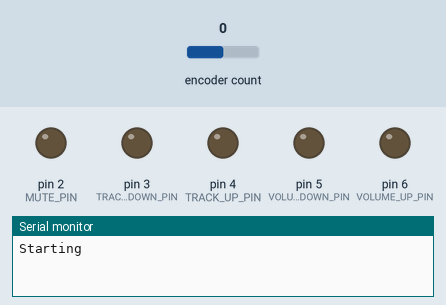
A program run on a simulated Arduino Nano, built with avr-gcc and run on an emulated ATmega328P. Parts: output pins drawn as LEDs (lit = HIGH), the last lines printed to the serial monitor. Inputs (shaded band) come from the test bench; at power-on: encoder count 0.

Above: at 1.2 s.
1.3 s: encoder count set to 1
At 1.47 s:
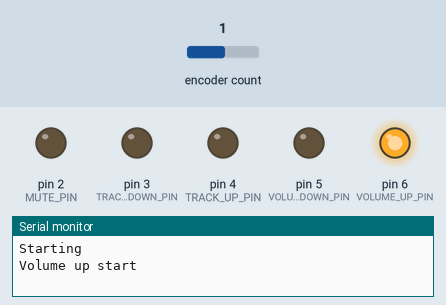
3.1 s: encoder count set to 0
At 3.27 s:
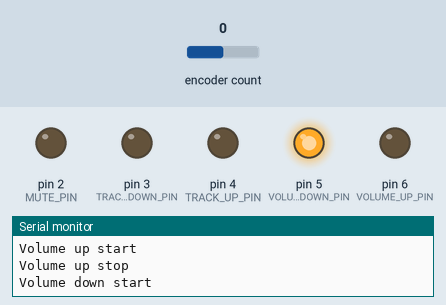
Timing chart, 0 to 6.1 s (numbered marks = the images above; inputs shaded):
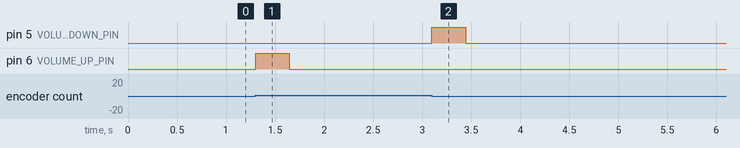

Measured:
- after the input at 1.3 s, pin 6 (VOLUME_UP_PIN): LOW → HIGH at once, → LOW 0.35 s later
- after the input at 3.1 s, pin 5 (VOLUME_DOWN_PIN): LOW → HIGH at once, → LOW 0.34 s later

The program:

main.cpp
```cpp
#include "Arduino.h"

#include "defines.h"

#include "Radio.h"
#include "RotaryEncoder.h"

RotaryEncoder encoder(ENCODER_PIN_A, ENCODER_PIN_B, RotaryEncoder::LatchMode::FOUR3);
Radio radio(VOLUME_UP_PIN, VOLUME_DOWN_PIN, TRACK_UP_PIN, TRACK_DOWN_PIN, MUTE_PIN);

void setup() {
    Serial.begin(115200);

    Serial.println("Starting");
}

int t, buttonTime, buttonActive;
RotaryEncoder::Direction currentDirection;

void loop() {
    encoder.tick();

    RotaryEncoder::Direction direction = encoder.getDirection();
    bool buttonState = digitalRead(ENCODER_PIN_A);

    if (direction == RotaryEncoder::Direction::NOROTATION && buttonState) {
        if (buttonTime > 1) {
            buttonTime--;
        } else if (buttonTime == 1) {
            buttonActive = 2000;
        }
        buttonTime = 200;
    }

    if (t > 300 || direction != RotaryEncoder::Direction::NOROTATION) {
        t = 0;
        if (currentDirection != direction) {
            if (direction == RotaryEncoder::Direction::CLOCKWISE) {
                if (buttonActive > 0) {
                    radio.trackUp();
                } else {
                    if (currentDirection == RotaryEncoder::Direction::COUNTERCLOCKWISE) {
                        radio.volumeDownStop();
                    }
                    currentDirection = direction;
                    radio.volumeUpStart();
                }
            } else if (direction == RotaryEncoder::Direction::COUNTERCLOCKWISE) {
                if (buttonActive > 0) {
                    radio.trackDown();
                } else {
                    if (currentDirection == RotaryEncoder::Direction::CLOCKWISE) {
                        radio.volumeUpStop();
                    }
                    currentDirection = direction;
                    radio.volumeDownStart();
                }
            } else {
                if (currentDirection == RotaryEncoder::Direction::CLOCKWISE) {
                    radio.volumeUpStop();
                    currentDirection = RotaryEncoder::Direction::NOROTATION;
                } else if (currentDirection == RotaryEncoder::Direction::COUNTERCLOCKWISE) {
                    radio.volumeDownStop();
                    currentDirection = RotaryEncoder::Direction::NOROTATION;
                }
            }
        }
    }

    if (buttonActive > 0) {
        buttonActive--;
    }

    t++;
    delay(1);
}
```

Radio.h
```cpp
//
// Created by paulm on 11.06.2024.
//

#ifndef AUTORADIO_RADIO_H
#define AUTORADIO_RADIO_H

#include "Arduino.h"

#include "defines.h"

class Radio {
private:
    int volumeUpPin;
    int volumeDownPin;
    int trackUpPin;
    int trackDownPin;
    int mutePin;
    bool muted;
public:
    Radio(int volumeUpPin, int volumeDownPin, int trackUpPin, int trackDownPin, int mutePin);

    void volumeUpStart() const;

    void volumeUpStop() const;

    void volumeDownStart() const;

    void volumeDownStop() const;

    void volumeUp() const;

    void volumeDown() const;

    void trackUp() const;

    void trackDown() const;

    void mute();

    void unmute();

    void setMute(bool mute);

    [[nodiscard]] bool isMuted() const;
};


#endif //AUTORADIO_RADIO_H
```

defines.h
```cpp
//
// Created by paulm on 11.06.2024.
//

#ifndef AUTORADIO_DEFINES_H
#define AUTORADIO_DEFINES_H

#define VOLUME_UP_PIN 6
#define VOLUME_DOWN_PIN 5

#define TRACK_UP_PIN 4
#define TRACK_DOWN_PIN 3

#define MUTE_PIN 2

#define ENCODER_PIN_A 10
#define ENCODER_PIN_B 9
#define ENCODER_PIN_SW 8

#endif //AUTORADIO_DEFINES_H
```

Radio.cpp
```cpp
//
// Created by paulm on 11.06.2024.
//

#include "Radio.h"

Radio::Radio(int volumeUpPin, int volumeDownPin, int trackUpPin, int trackDownPin, int mutePin) {
    this->volumeUpPin = volumeUpPin;
    this->volumeDownPin = volumeDownPin;
    this->trackUpPin = trackUpPin;
    this->trackDownPin = trackDownPin;
    this->mutePin = mutePin;
    this->muted = false;

    pinMode(volumeUpPin, OUTPUT);
    pinMode(volumeDownPin, OUTPUT);
    pinMode(trackUpPin, OUTPUT);
    pinMode(trackDownPin, OUTPUT);
    pinMode(mutePin, OUTPUT);

    digitalWrite(volumeUpPin, LOW);
    digitalWrite(volumeDownPin, LOW);
    digitalWrite(trackUpPin, LOW);
    digitalWrite(trackDownPin, LOW);
    digitalWrite(mutePin, LOW);
}

void Radio::volumeUpStart() const {
    Serial.println("Volume up start");
    digitalWrite(volumeUpPin, HIGH);
}

void Radio::volumeUpStop() const {
    Serial.println("Volume up stop");
    digitalWrite(volumeUpPin, LOW);
}

void Radio::volumeUp() const {
    volumeUpStart();
    delay(100);
    volumeUpStop();
}

void Radio::volumeDownStart() const {
    Serial.println("Volume down start");
    digitalWrite(volumeDownPin, HIGH);
}

void Radio::volumeDownStop() const {
    Serial.println("Volume down stop");
    digitalWrite(volumeDownPin, LOW);
}

void Radio::volumeDown() const {
    volumeDownStart();
    delay(100);
    volumeDownStop();
}

void Radio::trackUp() const {
    Serial.println("Track up");
    digitalWrite(trackUpPin, HIGH);
    delay(100);
    digitalWrite(trackUpPin, LOW);
}

void Radio::trackDown() const {
    Serial.println("Track down");
    digitalWrite(trackDownPin, HIGH);
    delay(100);
    digitalWrite(trackDownPin, LOW);
}

void Radio::mute() {
    if (muted) {
        return;
    }
    Serial.println("Mute");
    digitalWrite(mutePin, HIGH);
    delay(100);
    digitalWrite(mutePin, LOW);
    muted = true;
}

void Radio::unmute() {
    if (!muted) {
        return;
    }
    Serial.println("Unmute");
    digitalWrite(mutePin, HIGH);
    delay(100);
    digitalWrite(mutePin, LOW);
    muted = false;
}

void Radio::setMute(bool state) {
    if (state) {
        mute();
    } else {
        unmute();
    }
}

bool Radio::isMuted() const {
    return muted;
}
```
